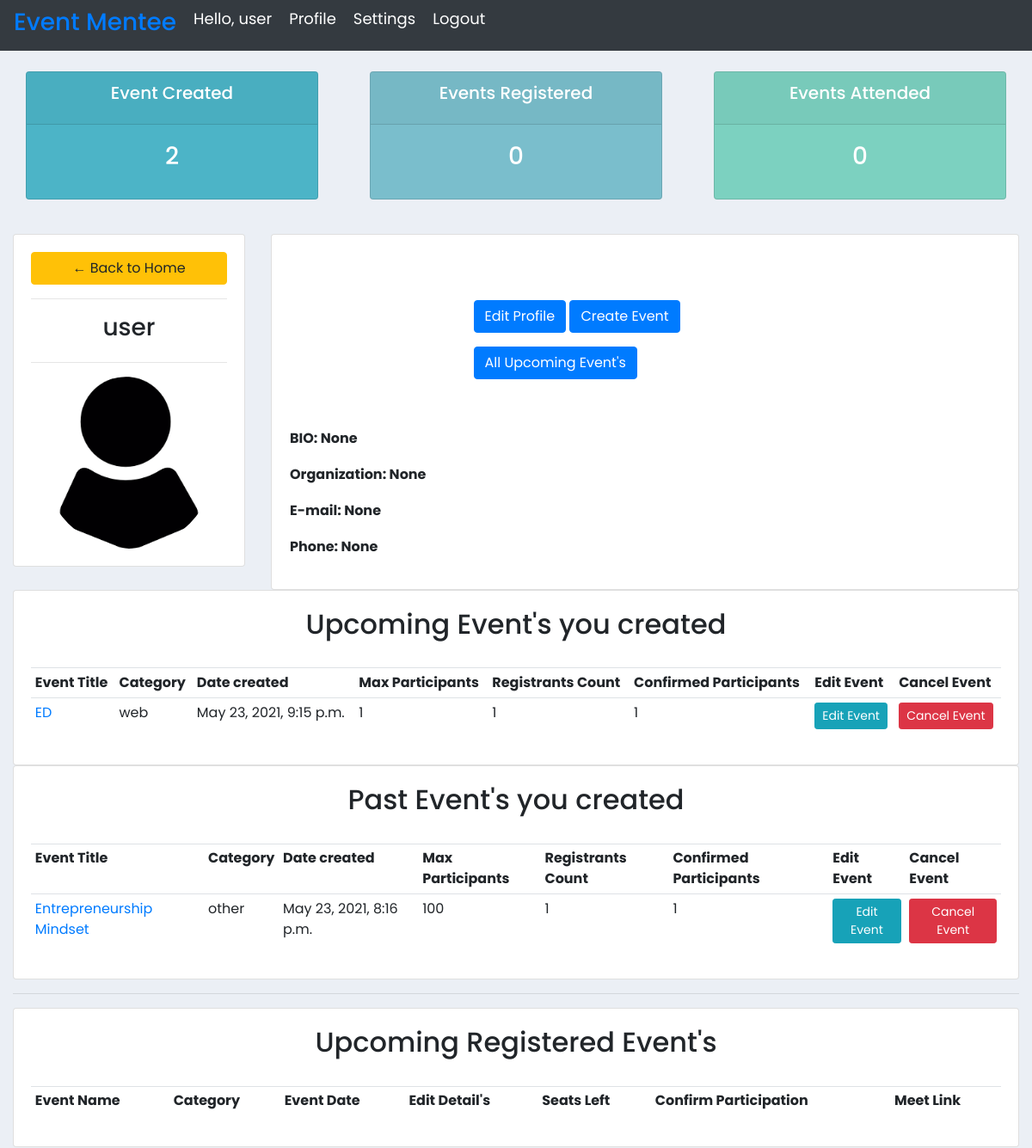
/user/ (signed in, upper part), run on an earlier commit of the app's database.
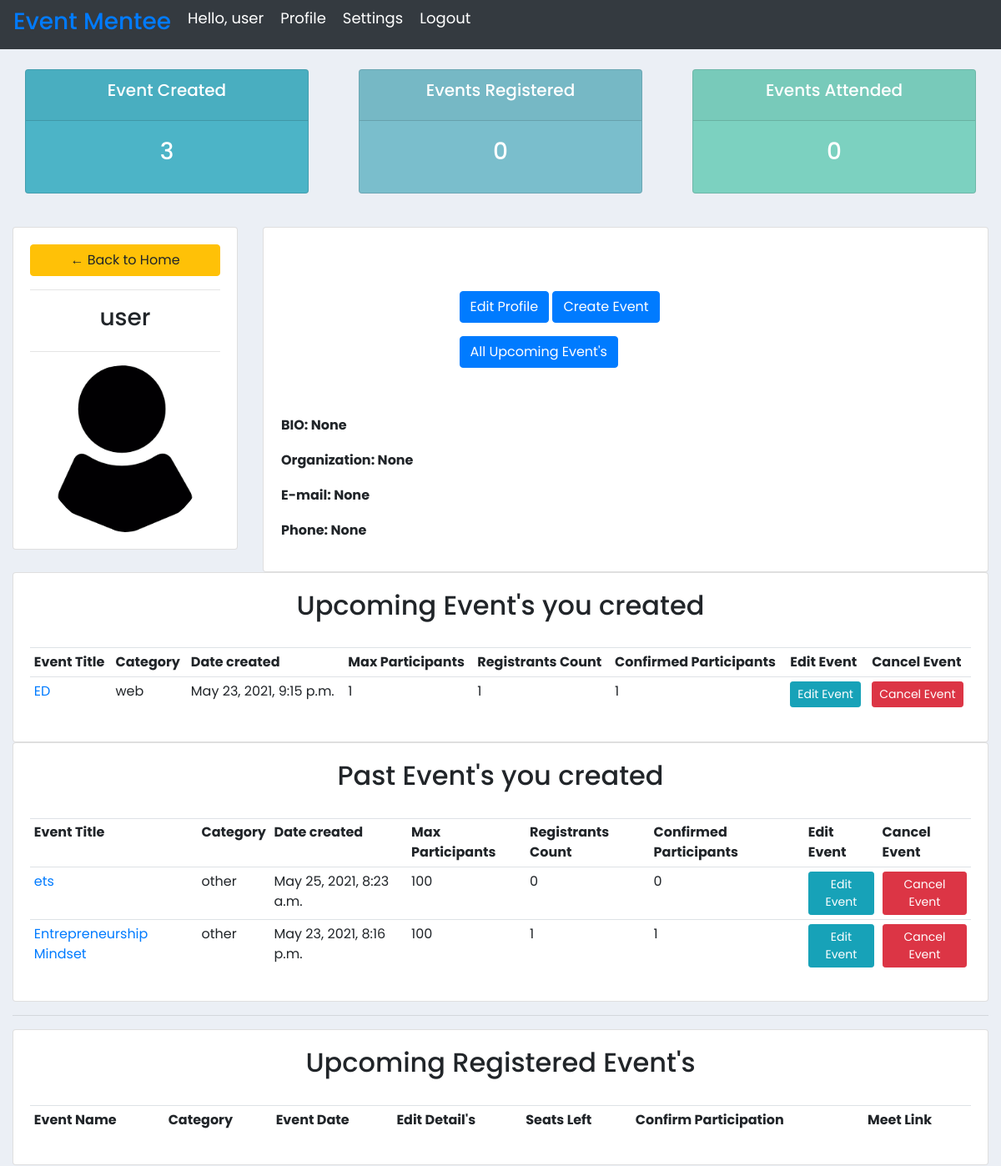
And on a later commit of the database.
### events/models.py (models this page shows, shortened)
class Customer(models.Model):
	user = models.OneToOneField(User, null=True, blank=True, on_delete=models.CASCADE)
	name = models.CharField(max_length=200, null=True)
	Bio =models.CharField(max_length=500, null=True)
	Organization=models.CharField(max_length=200, null=True)
	phone = models.CharField(max_length=200, null=True)
	email = models.CharField(max_length=200, null=True)
	profile_pic = models.ImageField(default="profile1.png", null=True, blank=True)
	date_created = models.DateTimeField(auto_now_add=True, null=True)

class event(models.Model):
	CATEGORY = (
			('web', 'Web Development'),
			('AI & ML', 'AI & ML'),('industry 4.0','Industry 4.0'),('cyber','Cyber Security'),('other','Others'),
			)
	Event_Title = models.CharField(max_length=200,unique=True, null=True)
	Event_Date= models.DateField(null=True)
	Event_Time=models.TimeField(null=True)
	Event_Location= models.CharField(max_length=800, null=True)
	Max_NO_Participants=models.IntegerField()
	Event_Banner=models.ImageField()
	description = models.TextField(null=True)
	Meet_link=models.CharField(blank=True,max_length=2000,default='none')
	category = models.CharField(max_length=200, null=True, choices=CATEGORY)
	date_created = models.DateTimeField(auto_now_add=True, null=True)
	customer = models.ForeignKey(Customer, null=True, on_delete= models.SET_NULL)
	count=models.IntegerField(null=True,)
	count2=models.IntegerField(null=True,)
	cancel_event=models.BooleanField(null=True, default=False)

### events/views.py (the view, shortened to what this page needs)
# urls.py: path('user/', views.userPage, name="user-page"),
@login_required(login_url='login')
def userPage(request):
	event_user = request.user.customer.event_set.all().order_by('-id')
	registered_user=request.user.customer.register_set.all().order_by('-id')
	register_event=register.objects.all()
	na=[]
	for event in register_event:
		nam=event.event_name
		na.append(nam)
	all_event=[]
	for event in na:
		n1=event.Event_Title
		all_event.append(n1)
	for event in event_user:
		c=0
		for i in all_event:
			if event.Event_Title==i:
				c+=1
		event.count=c
	for e in event_user:
		coun=0
		Title=e.Event_Title
		for i in register_event:
			if i.event_name.Event_Title == Title:
				statu=i.status
				if statu== 'YES' or statu== 'MAYBE':
					coun+=1
		e.count2=coun
	list=[]
	for event in registered_user:
		if str(event.event_name.Event_Date) < str(date):
			a=event.event_name.Event_Title
			list.append(a)
	list2=[]
	for event in event_user:
		if str(event.Event_Date) < str(date):
			a=event.Event_Title
			list2.append(a)
	cou=0
	for eve in registered_user:
		if eve.event_name.Event_Title in list:
			if eve.status == 'YES' or eve.status== 'MAYBE':
				cou+= 1
	customer = request.user.customer
	form = CustomerForm(instance=customer)
	if request.method == 'POST':
		form = CustomerForm(request.POST, request.FILES,instance=customer)
		if form.is_valid():
			form.save()
	Event_created = event_user.count()
	Event_registered = registered_user.count()
	context = {'total_registered_events':Event_registered, 'total_event_created':Event_created,
	'form':form,'created_events':event_user,'registered_events':registered_user,'customer':customer,'list':list,'total_attended':cou,'list2':list2}
	return render(request, 'accounts/user.html', context)

### events/templates/accounts/user.html (shortened to what this page needs)
{%  extends 'accounts/main.html' %}
{% block content %}
{%  include 'accounts/status.html' %}
<br>
<div class="row">
	<div class="col-md-3">
		<div class="card card-body">
			<a class="btn btn-warning" href="{% url 'home' %}"> &#8592; Back to Home</a>
			<hr>
			<h3 style="text-align: center">{{ request.user.customer.name }}</h3>
			<hr>
			<img class="profile-pic" src="{{request.user.customer.profile_pic.url}}" >
		</div>
	</div>
	<div class="col-md-9">
		<div class="card card-body">
			<div class="row py-lg-5">
      <div class="col-lg-6 col-md-8 mx-auto">
        <a href="{% url  'account'  %}" class="btn btn-primary my-2">Edit Profile</a>
		<a href="{% url 'Create_Event' customer.id %}" class="btn btn-primary my-2">Create Event</a>
		<a href="{% url 'All_Upcoming_Event'  %}" class="btn btn-primary my-2">All Upcoming Event's</a>
        </div>
        </div>
		<table >
			<tr>
			<th>
		    <p> BIO: {{request.user.customer.Bio}}</p>
			</th>
			</tr>
			<tr>
			<th>
		    <p> Organization: {{request.user.customer.Organization}}</p>
			</th>
			</tr>
			<tr>
			<th>
		    <p> E-mail: {{request.user.customer.email}}</p>
			</th>
			</tr>
			<tr>
			<th>
		    <p> Phone: {{request.user.customer.phone}}</p>
			</th>
			</tr>
			</table>
		</div>
	</div>
</div>
<div class="row">
	<div class="col-md">
		<div class="card card-body">
			<table class="table table-sm">
			<tr>
			<h2 align=center>Upcoming Event's you created</h1>
			<br>
			</tr>
				<tr>
					<th>Event Title</th>
					<th>Category</th>
					<th>Date created</th>
					<th>Max Participants</th>
					<th>Registrants Count </th>
					<th>Confirmed Participants </th>
					<th>Edit Event</th>
					<th>Cancel Event</th>
				</tr>
				{% for event in created_events %}
				{% if event.Event_Title in list2 %}
                 {% else %}
				<tr>
					<td><a href="{% url 'Event_details' event.id %}" >{{event.Event_Title}}</a></td>
					<td>{{event.category}}</td>
					<td>{{event.date_created}}</td>
					<td>{{event.Max_NO_Participants}}</td>
					<td>{{ event.count }}</td>
					<td>{{event.count2}}</td>
					<td><a href="{% url 'update_event' event.id %}" class="btn btn-sm btn-info">Edit Event</a></td>
					<td><a href="{% url 'delete_event' event.id %}" class="btn btn-sm btn-danger">Cancel Event</a></td>
				</tr>
				{% endif %}
				{% endfor %}
			</table>
		</div>
	</div>
</div>
<div class="row">
	<div class="col-md">
		<div class="card card-body">
			<table class="table table-sm">
			<tr>
			<h2 align=center>Past Event's you created</h1>
			<br>
			</tr>
				<tr>
					<th>Event Title</th>
					<th>Category</th>
					<th>Date created</th>
					<th>Max Participants</th>
					<th>Registrants Count </th>
					<th>Confirmed Participants </th>
					<th>Edit Event</th>
					<th>Cancel Event</th>
				</tr>
				{% for event in created_events %}
				{% if event.Event_Title in list2 %}
				<tr>
					<td><a href="{% url 'Event_details' event.id %}" >{{event.Event_Title}}</a></td>
					<td>{{event.category}}</td>
					<td>{{event.date_created}}</td>
					<td>{{event.Max_NO_Participants}}</td>
					<td>{{ event.count }}</td>
					<td>{{event.count2}}</td>
					<td><a href="{% url 'update_event' event.id %}" class="btn btn-sm btn-info">Edit Event</a></td>
					<td><a href="{% url 'delete_event' event.id %}" class="btn btn-sm btn-danger">Cancel Event</a></td>
				</tr>
				{% endif %}
				{% endfor %}
			</table>
		</div>
	</div>
</div>
<hr>
<div class="row">
	<div class="col-md">
		<div class="card card-body">
			<table class="table table-sm">
			<tr>
			<h2 align=center>Upcoming Registered Event's</h1>
			<br>
			</tr>
				<tr>
					<th>Event Name</th>
					<th>Category</th>
					<th>Event Date</th>
					<th>Edit Detail's</th>
					<th>Seats Left</th>
					<th>Confirm Participation</th>
					 <th>Meet Link</th>
				</tr>
			</table>
		</div>
	</div>
</div>
{% endblock content %}

### events/templates/accounts/main.html (shortened to what this page needs)
{% load static %}
<!DOCTYPE html>
<html>
<head>
	<link rel="stylesheet" href="https://stackpath.bootstrapcdn.com/bootstrap/4.3.1/css/bootstrap.min.css">
	<link rel="stylesheet" type="text/css" href="{% static '/css/main.css' %}">
</head>
<body>
	{%  include 'accounts/navbar.html' %}
	<div class="container-fluid">
	{% block content %}
	{% endblock %}
    </div>
</body>
</html>

### events/templates/accounts/navbar.html (shortened to what this page needs)
{% load static %}
<nav class="navbar navbar-expand-lg navbar-light bg-dark">
  <span class="hello-msg"
    ><a href="{% url 'home' %}"><h3>Event Mentee</h3></a></span
  >
  <span class="hello-msg justify-content-end">
    <div class="nav collapse navbar-collapse" id="navbarNav">
      <ul class="navbar-nav">
        {% if request.user.is_authenticated %}
        <li class="nav-item">
          <p class="hello-msg">Hello, {{request.user}}</p>
        </li>
        <li class="nav-item">
          <a class="hello-msg" href="{% url 'user-page' %}">Profile</a>
        </li>
        <li class="nav-item">
          <a class="hello-msg" href="{% url 'account' %}">Settings</a>
        </li>
        <li class="nav-item">
          <a class="hello-msg" href="{% url 'logout' %}">Logout</a>
        </li>
        {% endif %}
      </ul>
    </div>
  </span>
</nav>

### events/templates/accounts/status.html
<br>
<div class="row">
	<div class="col">
		<div class="col-md">
			<div class="card text-center text-white  mb-3" id="total-orders">
			  	<div class="card-header">
			  		<h5 class="card-title">Event Created</h5>
			  	</div>
			  	<div class="card-body">
			    	<h3 class="card-title">{{total_event_created}}</h3>
			  	</div>
			</div>
		</div>
	</div>
	<div class="col">
		<div class="col-md">
			<div class="card text-center text-white  mb-3" id="orders-delivered">
			  	<div class="card-header">
			  		<h5 class="card-title">Events Registered</h5>
			  	</div>
			  	<div class="card-body">
			    	<h3 class="card-title">{{total_registered_events}}</h3>
			  	</div>
			</div>
		</div>
	</div>
	<div class="col">
		<div class="col-md">
			<div class="card text-center text-white  mb-3" id="orders-pending">
			  	<div class="card-header">
			  		<h5 class="card-title">Events Attended</h5>
			  	</div>
			  	<div class="card-body">
			    	<h3 class="card-title">{{total_attended}}</h3>
			  	</div>
			</div>
		</div>
	</div>
</div>

### static/css/main.css (style rules this page uses)
* { font-family: 'Poppins', sans-serif; }
body { background-color: #ebeff5; }
#total-orders { background-color: #4cb4c7; }
#orders-delivered { background-color: #7abecc; }
#orders-pending { background-color: #7CD1C0; }

### events/templates/accounts/main.html (style rules this page uses)
body { font-family: 'Poppins', sans-serif; font-family: 'Rubik', sans-serif; }

### events/templates/accounts/navbar.html (style rules this page uses)
.hello-msg { font-size: 18px; color: #fff; margin-right: 20px; float: right; }

### events/templates/accounts/user.html (style rules this page uses)
.profile-pic { max-width: 200px; max-height:200px; margin: 0 auto; border-radius: 50%; }

What changed in the data, as far as the page shows it:
added event: Event_Title "ets", category "other", date_created "May 25, 2021, 8:23 a.m.", Max_NO_Participants "100", count "0", count2 "0", shown under "Past Event's you created"
Also different on the page:
{{ total_event_created }}: "2" → "3"
